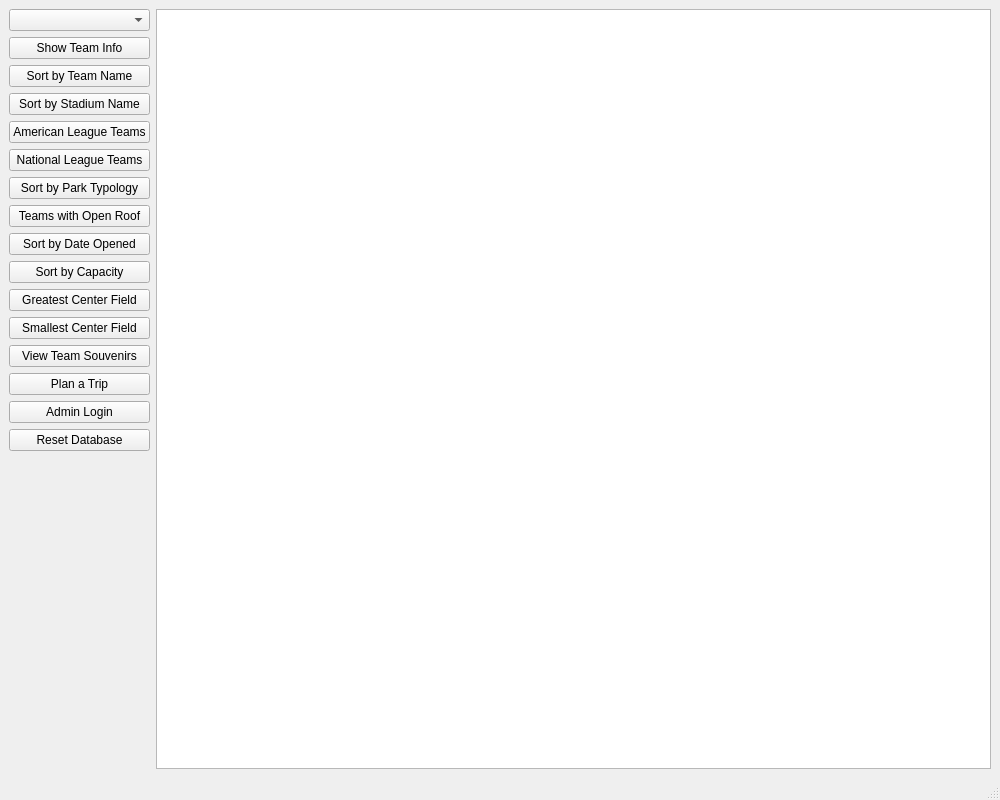
<?xml version="1.0" encoding="UTF-8"?>
<ui version="4.0">
 <class>MainWindow</class>
 <widget class="QMainWindow" name="MainWindow">
  <property name="geometry">
   <rect>
    <x>0</x>
    <y>0</y>
    <width>1000</width>
    <height>800</height>
   </rect>
  </property>
  <property name="windowTitle">
   <string>MLB Stadium Information</string>
  </property>
  <widget class="QWidget" name="centralwidget">
   <layout class="QHBoxLayout" name="horizontalLayout">
    <item>
     <layout class="QVBoxLayout" name="buttonLayout">
      <item>
       <widget class="QComboBox" name="teamComboBox">
        <property name="minimumWidth">
         <number>200</number>
        </property>
       </widget>
      </item>
      <item>
       <widget class="QPushButton" name="teamInfoButton">
        <property name="text">
         <string>Show Team Info</string>
        </property>
       </widget>
      </item>
      <item>
       <widget class="QPushButton" name="sortByTeamButton">
        <property name="text">
         <string>Sort by Team Name</string>
        </property>
       </widget>
      </item>
      <item>
       <widget class="QPushButton" name="sortByStadiumButton">
        <property name="text">
         <string>Sort by Stadium Name</string>
        </property>
       </widget>
      </item>
      <item>
       <widget class="QPushButton" name="americanLeagueButton">
        <property name="text">
         <string>American League Teams</string>
        </property>
       </widget>
      </item>
      <item>
       <widget class="QPushButton" name="nationalLeagueButton">
        <property name="text">
         <string>National League Teams</string>
        </property>
       </widget>
      </item>
      <item>
       <widget class="QPushButton" name="typologyButton">
        <property name="text">
         <string>Sort by Park Typology</string>
        </property>
       </widget>
      </item>
      <item>
       <widget class="QPushButton" name="openRoofButton">
        <property name="text">
         <string>Teams with Open Roof</string>
        </property>
       </widget>
      </item>
      <item>
       <widget class="QPushButton" name="dateOpenedButton">
        <property name="text">
         <string>Sort by Date Opened</string>
        </property>
       </widget>
      </item>
      <item>
       <widget class="QPushButton" name="capacityButton">
        <property name="text">
         <string>Sort by Capacity</string>
        </property>
       </widget>
      </item>
      <item>
       <widget class="QPushButton" name="maxCenterFieldButton">
        <property name="text">
         <string>Greatest Center Field</string>
        </property>
       </widget>
      </item>
      <item>
       <widget class="QPushButton" name="minCenterFieldButton">
        <property name="text">
         <string>Smallest Center Field</string>
        </property>
       </widget>
      </item>
      <item>
       <widget class="QPushButton" name="viewSouvenirsButton">
        <property name="text">
         <string>View Team Souvenirs</string>
        </property>
        <property name="icon">
         <iconset theme="view-list-details"/>
        </property>
       </widget>
      </item>
      <item>
       <widget class="QPushButton" name="tripPlannerButton">
        <property name="text">
         <string>Plan a Trip</string>
        </property>
       </widget>
      </item>
      <item>
       <widget class="QPushButton" name="adminLoginButton">
        <property name="text">
         <string>Admin Login</string>
        </property>
        <property name="icon">
         <iconset theme="dialog-password"/>
        </property>
       </widget>
      </item>
      <item>
       <widget class="QPushButton" name="resetDatabaseButton">
        <property name="text">
         <string>Reset Database</string>
        </property>
       </widget>
      </item>
      <item>
       <spacer name="verticalSpacer">
        <property name="orientation">
         <enum>Qt::Vertical</enum>
        </property>
        <property name="sizeHint" stdset="0">
         <size>
          <width>20</width>
          <height>40</height>
         </size>
        </property>
       </spacer>
      </item>
     </layout>
    </item>
    <item>
     <widget class="QTableWidget" name="resultsTable">
      <property name="minimumWidth">
       <number>700</number>
      </property>
     </widget>
    </item>
   </layout>
  </widget>
  <widget class="QMenuBar" name="menubar">
   <property name="geometry">
    <rect>
     <x>0</x>
     <y>0</y>
     <width>1000</width>
     <height>24</height>
    </rect>
   </property>
  </widget>
  <widget class="QStatusBar" name="statusbar"/>
 </widget>
 <resources/>
 <connections/>
</ui> 
